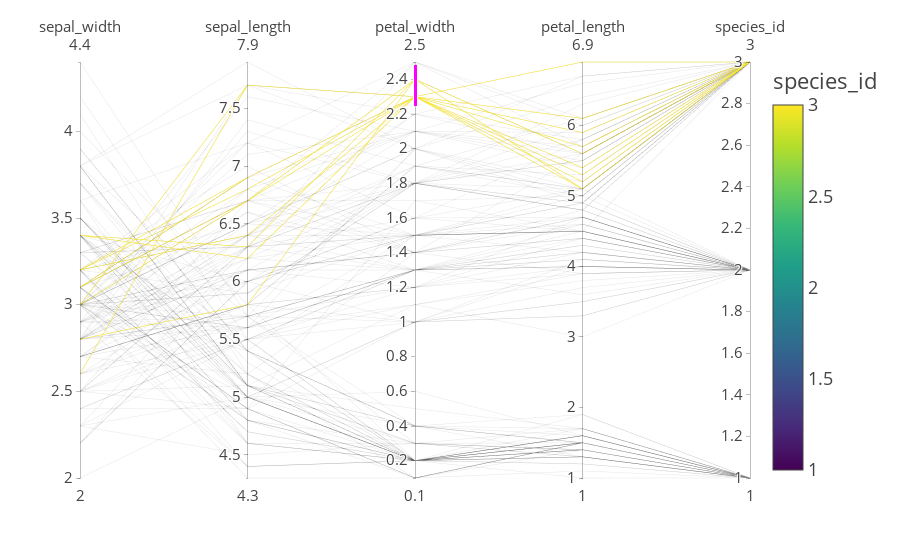

Source (notebook cell):
### Code cell
ex.parallel_coordinates(
    data_iris,
    dimensions=[
        "sepal_width",
        "sepal_length",
        "petal_width",
        "petal_length",
        "species_id",],
    color="species_id", 
)

### Figure 1 — Plotly figure (JSON) as saved in the notebook; plotly's stock layout.template omitted (floating-point values rounded to 4 significant figures; data arrays with more than 128 entries replaced by an {"elided": "..."} marker saying what was removed)
{"data": [{"dimensions": [{"label": "sepal_width", "values": {"elided": "150 float values"}}, {"label": "sepal_length", "values": {"elided": "150 float values"}}, {"constraintrange": [2.244, 2.483], "label": "petal_width", "values": {"elided": "150 float values"}}, {"label": "petal_length", "values": {"elided": "150 float values"}}, {"label": "species_id", "values": {"elided": "150 int values"}}], "domain": {"x": [0, 1], "y": [0, 1]}, "line": {"color": {"elided": "150 int values"}, "coloraxis": "coloraxis"}, "name": "", "type": "parcoords"}], "layout": {"autosize": true, "coloraxis": {"colorbar": {"title": {"text": "species_id"}}, "colorscale": [[0, "#440154"], [0.1111, "#482878"], [0.2222, "#3e4989"], [0.3333, "#31688e"], [0.4444, "#26828e"], [0.5556, "#1f9e89"], [0.6667, "#35b779"], [0.7778, "#6ece58"], [0.8889, "#b5de2b"], [1, "#fde725"]]}, "legend": {"tracegroupgap": 0}, "margin": {"t": 60}}}
